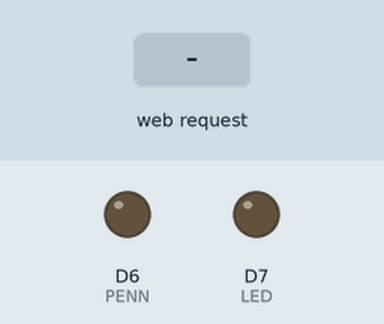
Recording of a program running on a simulated ESP8266 (NodeMCU). Parts: output pins drawn as LEDs (lit = HIGH). Dashed ring = blinking. The test bench sets the inputs (shaded band). WiFi joins after 1.5 s; servers stay silent unless stated; what the program prints to the serial monitor is not drawn.

Above: at 2.7 s.
2.8 s: HTTP request GET /BLINK=1 received
At 2.93 s:
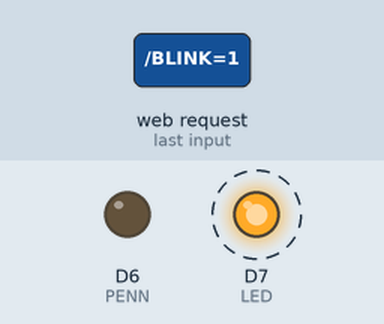
5.8 s: HTTP request GET /Penn=1 received
At 5.98 s:
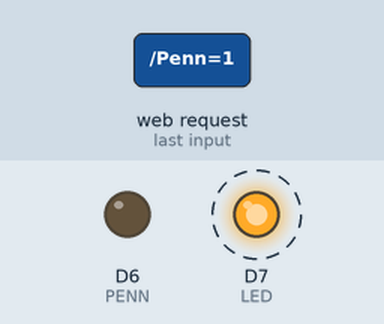
8.8 s: HTTP request GET /OFF=1 received
At 9.5 s:
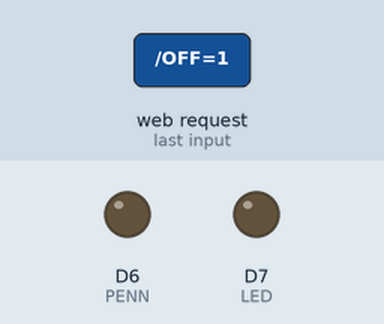
10.3 s: HTTP request GET /ON=1 received
At 11.2 s:
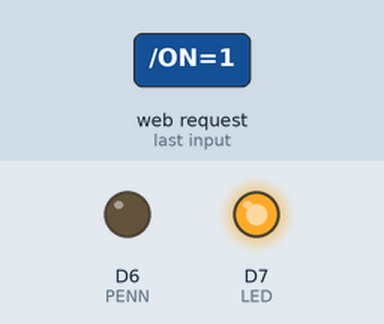
11.8 s: HTTP request GET /Penn=1 received
At 13.0 s:
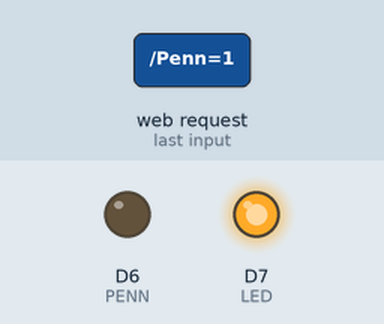
Timing chart, 0 to 14.3 s (numbered marks = the images above; inputs shaded):
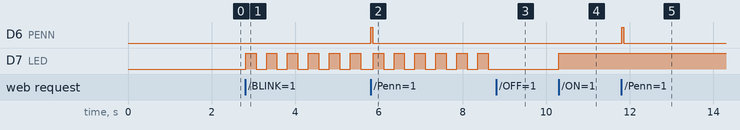

Measured:
- after the input at 2.8 s, D7 (LED): alternates HIGH for 0.25 s and LOW for 0.25 s, starting at once
- after the input at 5.8 s, D6 (PENN): LOW → HIGH at once, → LOW 0.05 s later
- after the input at 8.8 s, D7 (LED): stops changing and stays LOW
- after the input at 10.3 s, D7 (LED): LOW → HIGH at once
- after the input at 11.8 s, D6 (PENN): LOW → HIGH at once, → LOW 0.05 s later

The program:

main.cpp
```cpp
#include <Arduino.h>
#include <ESP8266WiFi.h>

#define LED D7
#define PENN D6

int buttonpressed = 5;
int firstrun = 0;

unsigned long pMil = 0;
bool enableBlink = false;

char *ssid = "InternettVG3";
char *password = "Pa$$w0rd";

WiFiServer server(80); // Define Web Server Port

void setup() {
  pinMode(LED, OUTPUT);
  pinMode(PENN, OUTPUT);

  Serial.begin(115200);
  delay(10);

  // Connect to WiFi network
  Serial.print("Connecting to ");
  Serial.println(ssid);
  WiFi.begin(ssid, password);

  // Wait until connected to WiFi
  while (WiFi.status() != WL_CONNECTED) {
    delay(250);
    Serial.print(".");
  }

  // Confirmation that WiFi is connected
  Serial.println("");
  Serial.println("WiFi connected");

  // Start the Web Server
  server.begin();
  Serial.println("Web Server Started");

  // Display IP address
  Serial.print("You can connect to the Server here: ");
  Serial.print(WiFi.localIP());
  Serial.println();
  Serial.println();
}
void loop() {

  // blink toggler
  if (enableBlink) {
    if (pMil + 250 <= millis()) {
      digitalWrite(LED, !digitalRead(LED));
      pMil = millis();
    }
  }

  // Check if someone is connected
  WiFiClient client = server.available();
  if (!client) {
    return;
  }

  // Get message from clients
  String request = client.readStringUntil('\r');

  // Check recieved buttonpress
  if (request.indexOf("/OFF=1") != -1) {
    digitalWrite(LED, LOW);
    enableBlink = false;
    buttonpressed = 0;
    firstrun = 1;
  }
  if (request.indexOf("/ON=1") != -1) {
    digitalWrite(LED, HIGH);
    enableBlink = false;
    buttonpressed = 1;
    firstrun = 1;
  }
  if (request.indexOf("/BLINK=1") != -1) {
    enableBlink = !enableBlink;
    buttonpressed = 2;
    firstrun = 1;
  }
  if (request.indexOf("/Rave=1") != -1) {
    enableBlink = false;
    buttonpressed = 0;
    firstrun = 1;
    digitalWrite(LED, HIGH);
    delay(50);
    digitalWrite(LED, LOW);
  }
  if (request.indexOf("/Penn=1") != -1) {
    digitalWrite(PENN, HIGH);
    delay(50);
    digitalWrite(PENN, LOW);
  }

  // Create Web Page
  client.println("HTTP/1.1 200 OK"); // HTML Header
  client.println("Content-Type: text/html");
  client.println("");
  client.println("<!DOCTYPE HTML>");

  client.println("<html>"); // Start of HTML

  client.println("<style>");
  client.println("body {background-color: #ACAEAD;}"); // Set Background Color
  client.println("</style>");

  // update webpage

  if (firstrun == 0) {
    client.print("LED is currently OFF");
  } else {
    client.print("LED is ");
  }

  if (buttonpressed == 0) {
    client.print("OFF");
  }
  if (buttonpressed == 1) {
    client.print("ON");
  }
  if (buttonpressed == 2) {
    client.print("BLINKING");
  }

  client.println("<br><br>");
  client.println("<a href=\"/ON=1\"\"><button>ON </button></a>");
  client.println("<a href=\"/OFF=1\"\"><button>OFF</button></a><br />");

  client.println("<br><br>");
  client.print("Hanne rave!");
  client.println("<a href=\"/Rave=1\"\"><button>RAVE</button></a>");

  client.println("<br><br>");
  client.println("<a href=\"/BLINK=1\"\"><button>BLINK</button></a>");

  client.println("<br><br>");
  client.print("Penn knapp");
  client.println("<a href=\"/Penn=1\"\"><button>PENN</button></a>");

  client.println("</html>");
  delay(10);
}
```
